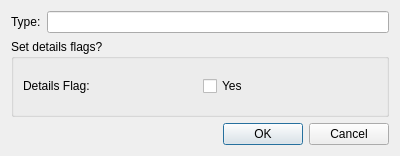
<ui version="4.0" >
 <class>Sys_Output_Flag_Dia</class>
 <widget class="QDialog" name="Sys_Output_Flag_Dia" >
  <property name="geometry" >
   <rect>
    <x>0</x>
    <y>0</y>
    <width>400</width>
    <height>156</height>
   </rect>
  </property>
  <property name="windowTitle" >
   <string>Output Flags</string>
  </property>
  <layout class="QGridLayout" name="gridLayout_2" >
   <item row="0" column="0" >
    <layout class="QVBoxLayout" name="verticalLayout" >
     <item>
      <layout class="QHBoxLayout" name="horizontalLayout_2" >
       <item>
        <widget class="QLabel" name="label" >
         <property name="text" >
          <string>Type:</string>
         </property>
        </widget>
       </item>
       <item>
        <widget class="QLineEdit" name="typeLineEdit" >
         <property name="readOnly" >
          <bool>false</bool>
         </property>
        </widget>
       </item>
      </layout>
     </item>
     <item>
      <widget class="QGroupBox" name="groupBox" >
       <property name="title" >
        <string>Set details flags?</string>
       </property>
       <layout class="QGridLayout" name="gridLayout" >
        <item row="0" column="0" >
         <layout class="QHBoxLayout" name="horizontalLayout" >
          <item>
           <widget class="QLabel" name="label_2" >
            <property name="text" >
             <string>Details Flag:</string>
            </property>
           </widget>
          </item>
          <item>
           <widget class="QCheckBox" name="checkBox" >
            <property name="text" >
             <string>Yes</string>
            </property>
           </widget>
          </item>
         </layout>
        </item>
       </layout>
      </widget>
     </item>
     <item>
      <layout class="QHBoxLayout" name="horizontalLayout_3" >
       <item>
        <spacer name="horizontalSpacer" >
         <property name="orientation" >
          <enum>Qt::Horizontal</enum>
         </property>
         <property name="sizeHint" stdset="0" >
          <size>
           <width>209</width>
           <height>18</height>
          </size>
         </property>
        </spacer>
       </item>
       <item>
        <widget class="QPushButton" name="okButton" >
         <property name="text" >
          <string>OK</string>
         </property>
        </widget>
       </item>
       <item>
        <widget class="QPushButton" name="cancelButton" >
         <property name="text" >
          <string>Cancel</string>
         </property>
        </widget>
       </item>
      </layout>
     </item>
    </layout>
   </item>
  </layout>
 </widget>
 <resources/>
 <connections/>
</ui>
